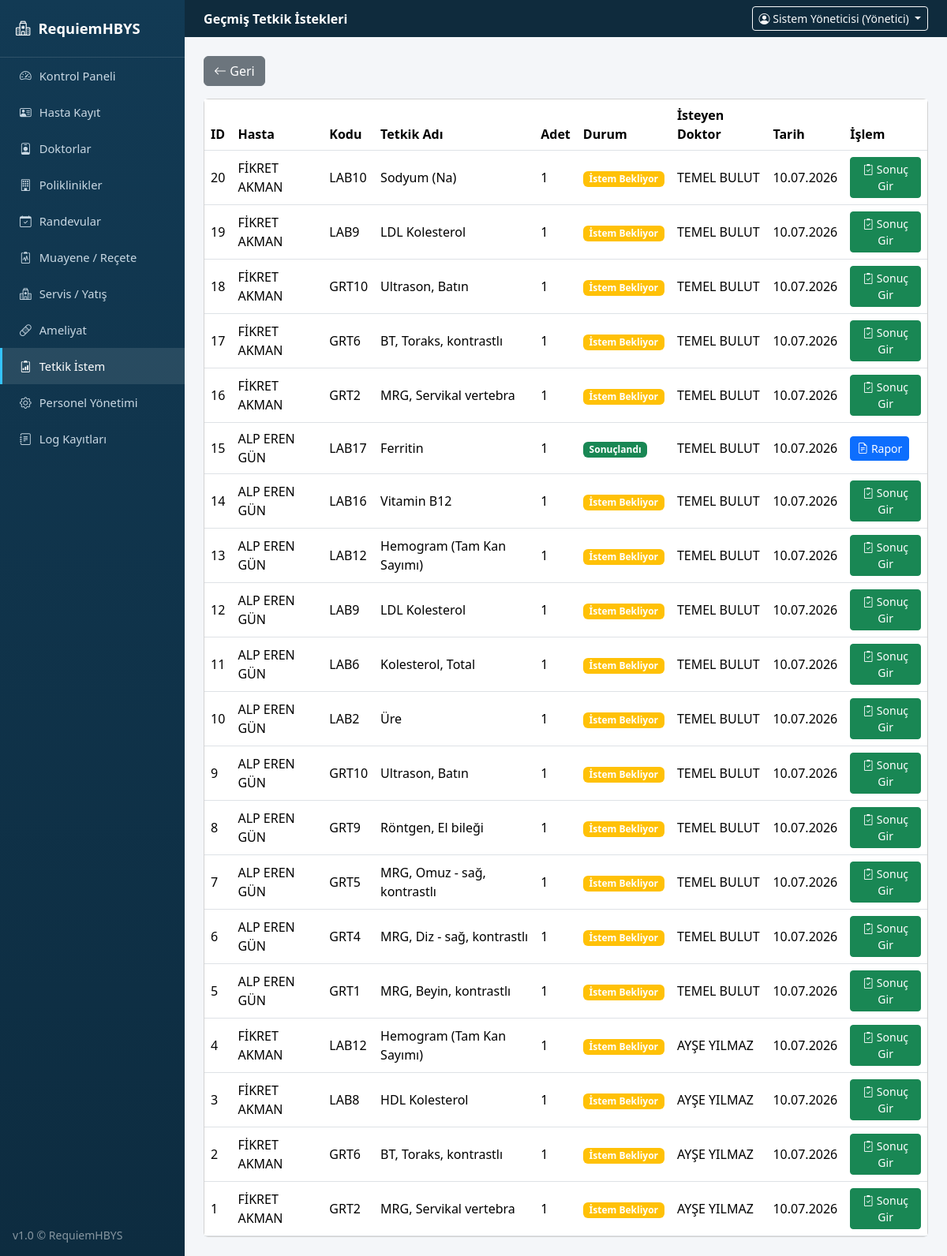
Screenshot of /tetkik/gecmis (signed in) with the database file from the repository.
### tables this page shows
CREATE TABLE tetkikler (
            id INTEGER PRIMARY KEY AUTOINCREMENT,
            hasta_id INTEGER,
            kodu TEXT,
            tetkik_adi TEXT,
            adet INTEGER,
            durum TEXT,
            isteyen_doktor TEXT,
            tarih TEXT
        , sonuc TEXT, sonuc_tarihi TEXT);

CREATE TABLE hastalar (
            id INTEGER PRIMARY KEY AUTOINCREMENT,
            ad_soyad TEXT NOT NULL,
            tc TEXT,
            dogum_tarihi TEXT,
            cinsiyet TEXT,
            kan_grubu TEXT,
            telefon TEXT,
            adres TEXT,
            acil_ad TEXT,
            acil_tel TEXT,
            gecmis TEXT,
            kayit_tarihi TEXT
        );

### app.py (the view)
@app.route("/tetkik/gecmis")
@login_required
@modul_gerekli("tetkik")
def tetkik_gecmis():
    return render_template("tetkik_gecmis.html", tetkikler=db.tetkikleri_getir())

### app.py (called while the page is built)
def login_required(f):
    @wraps(f)
    def wrapper(*args, **kwargs):
        if "user_id" not in session:
            flash("Lütfen giriş yapın.", "warning")
            return redirect(url_for("login"))
        return f(*args, **kwargs)
    return wrapper

def modul_gerekli(modul):
    def decorator(f):
        @wraps(f)
        def wrapper(*args, **kwargs):
            rol = session.get("rol")
            izinli = ROL_MODUL_YETKILERI.get(rol, set())
            if modul not in izinli:
                db.log_ekle(session.get("ad"), rol, "YETKİ", "ERİŞİM_RED",
                            f"'{modul}' modülüne yetkisiz erişim denemesi ({request.path}).", "Başarısız")
                flash("Bu sayfa için yetkiniz bulunmuyor.", "danger")
                return redirect(url_for("dashboard"))
            return f(*args, **kwargs)
        return wrapper
    return decorator

@app.context_processor
def inject_globals():
    def modul_yetkili(modul):
        return modul in ROL_MODUL_YETKILERI.get(session.get("rol"), set())
    return {"simdi": datetime.now().strftime("%d.%m.%Y %H:%M"), "modul_yetkili": modul_yetkili}

### database.py (called while the page is built)
    def sorgula(self, sql, params=()):
        cur = self.conn.cursor()
        cur.execute(sql, params)
        return [dict(r) for r in cur.fetchall()]

    def tetkikleri_getir(self):
        return self.sorgula("""SELECT t.*, h.ad_soyad as hasta_ad FROM tetkikler t
                                JOIN hastalar h ON t.hasta_id=h.id ORDER BY t.id DESC""")

### templates/tetkik_gecmis.html (shortened to what this page needs)
{% extends "base.html" %}
{% block page_header %}Geçmiş Tetkik İstekleri{% endblock %}
{% block content %}
<a href="{{ url_for('tetkik') }}" class="btn btn-secondary mb-3"><i class="bi bi-arrow-left"></i> Geri</a>
<div class="card">
  <div class="table-responsive">
    <table class="table table-hover align-middle mb-0">
      <thead><tr><th>ID</th><th>Hasta</th><th>Kodu</th><th>Tetkik Adı</th><th>Adet</th><th>Durum</th><th>İsteyen Doktor</th><th>Tarih</th><th>İşlem</th></tr></thead>
      <tbody>
        {% for t in tetkikler %}
        <tr>
          <td>{{ t.id }}</td><td>{{ t.hasta_ad }}</td><td>{{ t.kodu }}</td><td>{{ t.tetkik_adi }}</td>
          <td>{{ t.adet }}</td>
          <td><span class="badge bg-{{ 'success' if t.durum=='Sonuçlandı' else 'warning' }}">{{ t.durum }}</span></td>
          <td>{{ t.isteyen_doktor }}</td><td>{{ t.tarih }}</td>
          <td>
            {% if t.durum == 'Sonuçlandı' %}
            <a href="{{ url_for('tetkik_rapor', tid=t.id) }}" class="btn btn-sm btn-primary"><i class="bi bi-file-earmark-text"></i> Rapor</a>
            {% else %}
            <a href="{{ url_for('tetkik_sonuc', tid=t.id) }}" class="btn btn-sm btn-success"><i class="bi bi-clipboard2-check"></i> Sonuç Gir</a>
            {% endif %}
          </td>
        </tr>
        {% else %}
        <tr><td colspan="9" class="text-center text-muted py-4">Kayıt bulunamadı.</td></tr>
        {% endfor %}
      </tbody>
    </table>
  </div>
</div>
{% endblock %}

### static/css/style.css (style rules this page uses)
body { background: #f4f6f9; font-family: "Segoe UI", Arial, sans-serif; }
.table thead { background: #123a54; color: #fff; }

### rows the page displays
tetkikler: id "20", hasta_ad "FİKRET AKMAN", kodu "LAB10", tetkik_adi "Sodyum (Na)", adet "1", durum "İstem Bekliyor", isteyen_doktor "TEMEL BULUT", tarih "10.07.2026"
tetkikler: id "19", hasta_ad "FİKRET AKMAN", kodu "LAB9", tetkik_adi "LDL Kolesterol", adet "1", durum "İstem Bekliyor", isteyen_doktor "TEMEL BULUT", tarih "10.07.2026"
tetkikler: id "18", hasta_ad "FİKRET AKMAN", kodu "GRT10", tetkik_adi "Ultrason, Batın", adet "1", durum "İstem Bekliyor", isteyen_doktor "TEMEL BULUT", tarih "10.07.2026"
tetkikler: id "17", hasta_ad "FİKRET AKMAN", kodu "GRT6", tetkik_adi "BT, Toraks, kontrastlı", adet "1", durum "İstem Bekliyor", isteyen_doktor "TEMEL BULUT", tarih "10.07.2026"
tetkikler: id "16", hasta_ad "FİKRET AKMAN", kodu "GRT2", tetkik_adi "MRG, Servikal vertebra", adet "1", durum "İstem Bekliyor", isteyen_doktor "TEMEL BULUT", tarih "10.07.2026"
tetkikler: id "15", hasta_ad "ALP EREN GÜN", kodu "LAB17", tetkik_adi "Ferritin", adet "1", durum "Sonuçlandı", isteyen_doktor "TEMEL BULUT", tarih "10.07.2026"
tetkikler: id "14", hasta_ad "ALP EREN GÜN", kodu "LAB16", tetkik_adi "Vitamin B12", adet "1", durum "İstem Bekliyor", isteyen_doktor "TEMEL BULUT", tarih "10.07.2026"
tetkikler: id "13", hasta_ad "ALP EREN GÜN", kodu "LAB12", tetkik_adi "Hemogram (Tam Kan Sayımı)", adet "1", durum "İstem Bekliyor", isteyen_doktor "TEMEL BULUT", tarih "10.07.2026"
tetkikler: id "12", hasta_ad "ALP EREN GÜN", kodu "LAB9", tetkik_adi "LDL Kolesterol", adet "1", durum "İstem Bekliyor", isteyen_doktor "TEMEL BULUT", tarih "10.07.2026"
tetkikler: id "11", hasta_ad "ALP EREN GÜN", kodu "LAB6", tetkik_adi "Kolesterol, Total", adet "1", durum "İstem Bekliyor", isteyen_doktor "TEMEL BULUT", tarih "10.07.2026"
tetkikler: id "10", hasta_ad "ALP EREN GÜN", kodu "LAB2", tetkik_adi "Üre", adet "1", durum "İstem Bekliyor", isteyen_doktor "TEMEL BULUT", tarih "10.07.2026"
tetkikler: id "9", hasta_ad "ALP EREN GÜN", kodu "GRT10", tetkik_adi "Ultrason, Batın", adet "1", durum "İstem Bekliyor", isteyen_doktor "TEMEL BULUT", tarih "10.07.2026"
tetkikler: id "8", hasta_ad "ALP EREN GÜN", kodu "GRT9", tetkik_adi "Röntgen, El bileği", adet "1", durum "İstem Bekliyor", isteyen_doktor "TEMEL BULUT", tarih "10.07.2026"
tetkikler: id "7", hasta_ad "ALP EREN GÜN", kodu "GRT5", tetkik_adi "MRG, Omuz - sağ, kontrastlı", adet "1", durum "İstem Bekliyor", isteyen_doktor "TEMEL BULUT", tarih "10.07.2026"
tetkikler: id "6", hasta_ad "ALP EREN GÜN", kodu "GRT4", tetkik_adi "MRG, Diz - sağ, kontrastlı", adet "1", durum "İstem Bekliyor", isteyen_doktor "TEMEL BULUT", tarih "10.07.2026"
tetkikler: id "5", hasta_ad "ALP EREN GÜN", kodu "GRT1", tetkik_adi "MRG, Beyin, kontrastlı", adet "1", durum "İstem Bekliyor", isteyen_doktor "TEMEL BULUT", tarih "10.07.2026"
tetkikler: id "4", hasta_ad "FİKRET AKMAN", kodu "LAB12", tetkik_adi "Hemogram (Tam Kan Sayımı)", adet "1", durum "İstem Bekliyor", isteyen_doktor "AYŞE YILMAZ", tarih "10.07.2026"
tetkikler: id "3", hasta_ad "FİKRET AKMAN", kodu "LAB8", tetkik_adi "HDL Kolesterol", adet "1", durum "İstem Bekliyor", isteyen_doktor "AYŞE YILMAZ", tarih "10.07.2026"
tetkikler: id "2", hasta_ad "FİKRET AKMAN", kodu "GRT6", tetkik_adi "BT, Toraks, kontrastlı", adet "1", durum "İstem Bekliyor", isteyen_doktor "AYŞE YILMAZ", tarih "10.07.2026"
tetkikler: id "1", hasta_ad "FİKRET AKMAN", kodu "GRT2", tetkik_adi "MRG, Servikal vertebra", adet "1", durum "İstem Bekliyor", isteyen_doktor "AYŞE YILMAZ", tarih "10.07.2026"

### other values shown
{{ session.get('ad') }} "Sistem Yöneticisi"
{{ session.get('rol') }} "Yönetici"
